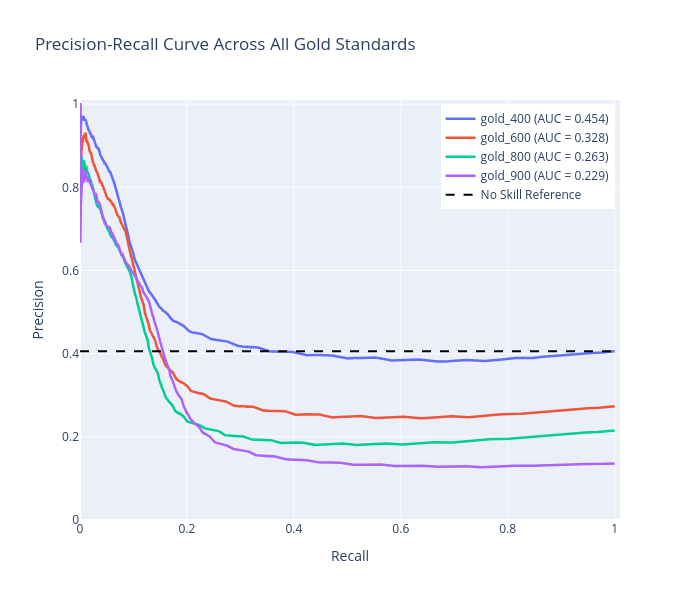

Notebook code for this chart:
### Markdown cell above
### __Interpertation of figures above__

__PR__:
With a heavily imbalanced dataset where positive cases are rare, the PR Area Under the Curve (AUC = 0.45) provides a conservative and highly realistic measure of performance, demonstrating that the model substantially outperforms a random baseline despite a sharp trade-off between minimizing false alarms and maximizing positive detections.

__ROC__:
There is an 49% chance that the model will rank a randomly chosen positive sample higher than a randomly chosen negative sample. 

Down below are all the scores for string gold standard.

### Code cell
fig1 = go.Figure()
gold_columns = ["gold_400", "gold_600", "gold_800", "gold_900"]


for gold in gold_columns:
    y_true = df_evaluated[gold].cast(pl.Int32).to_numpy().flatten()
    
    precision, recall, _ = precision_recall_curve(y_true, y_score)
    pr_auc = average_precision_score(y_true, y_score)
    
    fig1.add_trace(go.Scatter(
        x=recall, 
        y=precision, 
        mode='lines',
        line=dict(width=2.5),
        name=f"{gold} (AUC = {pr_auc:.3f})"
    ))

fig1.add_trace(go.Scatter(
    x=[0, 1],          
    y=[(P/(P+N)), (P/(P+N))],    
    mode='lines',     
    name='No Skill Reference',
    showlegend=True,
    line=dict(color='black', width=2, dash='dash')
))

fig1.update_layout(
    title="Precision-Recall Curve Across All Gold Standards",
    xaxis_title="Recall",
    yaxis_title="Precision",
    xaxis=dict(range=[0, 1.01], gridcolor='rgba(255,255,255,0.8)'),
    yaxis=dict(range=[0, 1.01], gridcolor='rgba(255,255,255,0.8)'),
    plot_bgcolor='#ebf0f8', 
    width=700,
    height=600,
    legend=dict(yanchor="top", y=0.99, xanchor="right", x=0.99)
)

fig1.show()

### Figure 1 — Plotly figure (JSON) as saved in the notebook; plotly's stock layout.template omitted (floating-point values rounded to 4 significant figures; data arrays with more than 128 entries replaced by an {"elided": "..."} marker saying what was removed)
{"data": [{"line": {"width": 2.5}, "mode": "lines", "name": "gold_400 (AUC = 0.454)", "type": "scatter", "x": {"elided": "772 float values"}, "y": {"elided": "772 float values"}}, {"line": {"width": 2.5}, "mode": "lines", "name": "gold_600 (AUC = 0.328)", "type": "scatter", "x": {"elided": "772 float values"}, "y": {"elided": "772 float values"}}, {"line": {"width": 2.5}, "mode": "lines", "name": "gold_800 (AUC = 0.263)", "type": "scatter", "x": {"elided": "772 float values"}, "y": {"elided": "772 float values"}}, {"line": {"width": 2.5}, "mode": "lines", "name": "gold_900 (AUC = 0.229)", "type": "scatter", "x": {"elided": "772 float values"}, "y": {"elided": "772 float values"}}, {"line": {"color": "black", "dash": "dash", "width": 2}, "mode": "lines", "name": "No Skill Reference", "showlegend": true, "type": "scatter", "x": [0, 1], "y": [0.406, 0.406]}], "layout": {"height": 600, "legend": {"x": 0.99, "xanchor": "right", "y": 0.99, "yanchor": "top"}, "plot_bgcolor": "#ebf0f8", "title": {"text": "Precision-Recall Curve Across All Gold Standards"}, "width": 700, "xaxis": {"gridcolor": "rgba(255,255,255,0.8)", "range": [0, 1.01], "title": {"text": "Recall"}}, "yaxis": {"gridcolor": "rgba(255,255,255,0.8)", "range": [0, 1.01], "title": {"text": "Precision"}}}}
